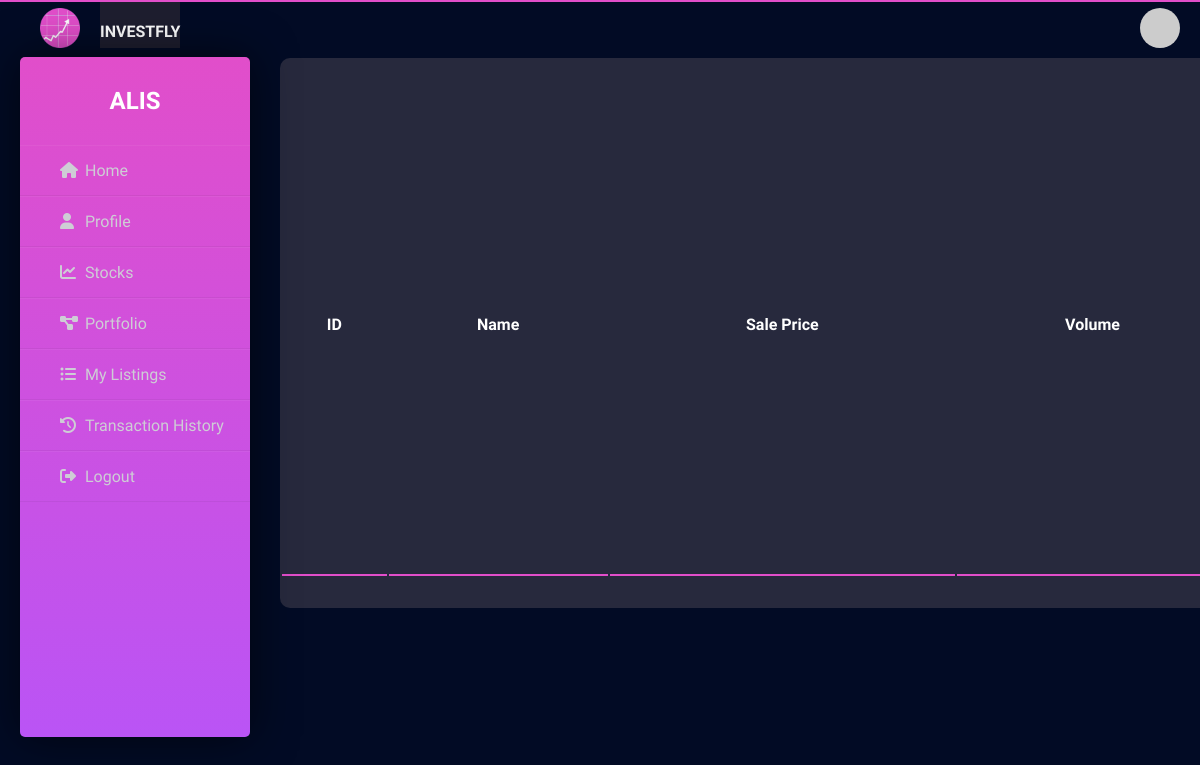
/stocks (signed in), run on an earlier commit of the app's database.
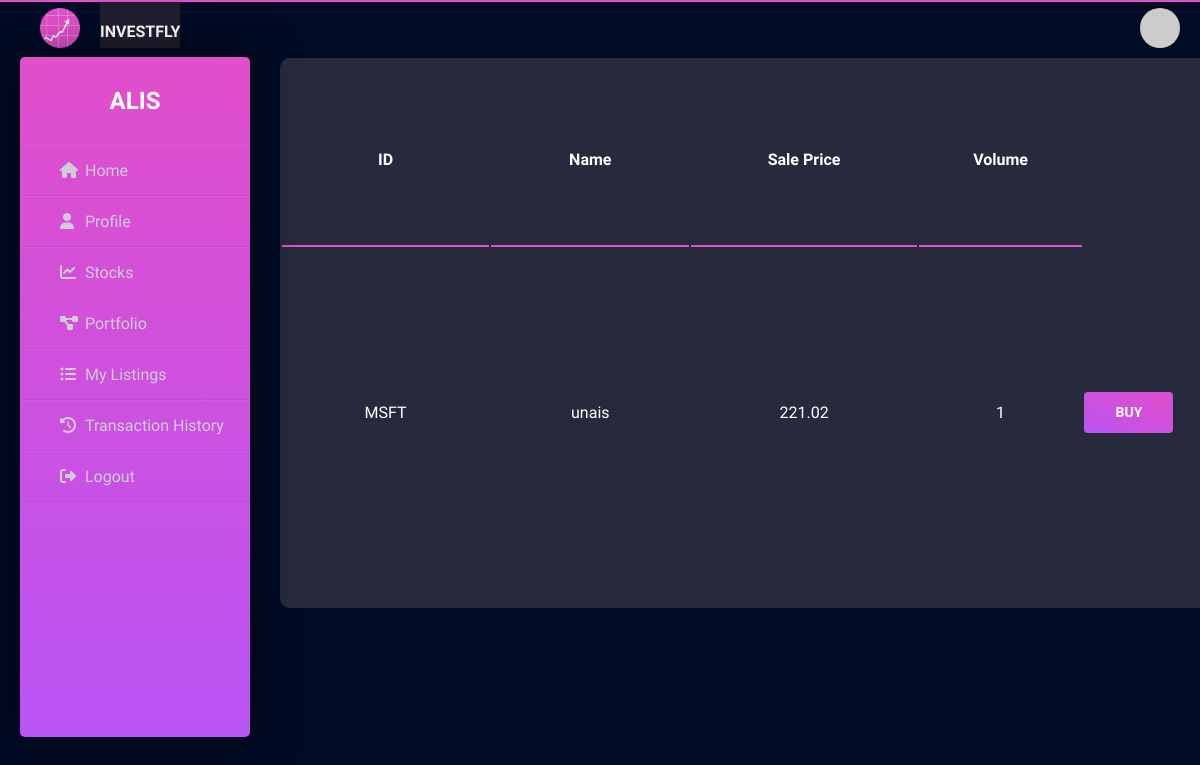
And on a later commit of the database.
### app/models.py (models this page shows, shortened)
class available_stocks(db.Model):
    id = db.Column(db.Integer, primary_key=True, nullable=False)
    stock_name = db.Column(db.String, db.ForeignKey('stock.stock_name',onupdate='CASCADE'), nullable=False)
    seller_id = db.Column(db.Integer, db.ForeignKey('user_login.id',onupdate='CASCADE', ondelete='NO ACTION'), nullable=False)
    quantity = db.Column(db.Integer, nullable=False)
    curr_price = db.Column(db.Float, db.ForeignKey('stock.curr_price',onupdate='CASCADE', ondelete='NO ACTION'),nullable=False)
    def get_list(self):
        return [self.stock_name, self.seller_id, self.curr_price , self.quantity]

class user_login(UserMixin, db.Model):
    id = db.Column(db.Integer, primary_key=True, nullable=False, unique=True)
    username = db.Column(db.String(64), index=True, unique=True, nullable=False)
    email = db.Column(db.String(120), index=True, unique=True, nullable=False)
    password_hash = db.Column(db.String(128))
    def avatar(self, size):
        digest = md5(self.email.lower().encode('utf-8')).hexdigest()
        return 'https://www.gravatar.com/avatar/{}?d=identicon&s={}'.format(digest, size)

### app/routes.py (the view)
@app.route('/stocks', methods = ['GET' , 'POST'])
@login_required
def stocks():
    headings = ['ID', 'Name', 'Sale Price' ,'Volume']
    sell_s = available_stocks.query.filter((available_stocks.seller_id>current_user.id) | (available_stocks.seller_id<current_user.id)).all()
    sell_stocks = []
    for i in range(len(sell_s)):
        sell_stocks.append(sell_s[i].get_list())
        sell_stocks[i][1] = user_login.query.filter_by(id=sell_s[i].seller_id).first().username
    return render_template('stock.html' , data=sell_stocks , headings=headings)

### app/models.py (called while the page is built)
@app.before_request
def before_request():
    session.permanent = True
    app.permanent_session_lifetime = timedelta(seconds=600)

@login.user_loader
def load_user(id):
    return user_login.query.get(int(id))

### app/templates/stock.html (shortened to what this page needs)
{% extends "base2.html" %}
{% block head %}
    <link rel= "stylesheet" type= "text/css" href= "{{url_for('static',filename='css/portfolio.css')}}">
{% endblock %}
{% block content %}
<div class=row1>
    <table class="table">
      <tr class="tab_head">
          {% for header in headings %}
          <th class="tab_b">{{ header }}</th>
          {% endfor %}
      </tr>
      {% for row in data %}
      <tr>
          {% for cell in row %}
          <td class="tab_body">{{ cell }}</td>
          {% endfor %}
          <td><a href="{{url_for('buyListing',s_name=row)}}" id="myBtn" class="btn btn-fill btn-primary">BUY</a></td>
      </tr>
      {% endfor %}
   </table>
</div>
{% endblock %}

What changed in the data, as far as the page shows it:
added available_stocks: stock_name "MSFT", curr_price "221.02"
now on this page (row unchanged): user_login: username "unais"
Also different on the page:
new list line: "1 BUY"
